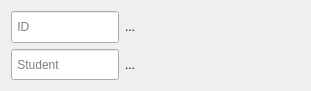
   <widget class="QWidget" name="formLayoutWidget">
    <property name="geometry">
     <rect>
      <x>870</x>
      <y>350</y>
      <width>311</width>
      <height>91</height>
     </rect>
    </property>
    <layout class="QFormLayout" name="layoutSearch">
     <item row="1" column="0">
      <widget class="QLineEdit" name="searchStudent">
       <property name="enabled">
        <bool>true</bool>
       </property>
       <property name="sizePolicy">
        <sizepolicy hsizetype="Expanding" vsizetype="Expanding">
         <horstretch>0</horstretch>
         <verstretch>0</verstretch>
        </sizepolicy>
       </property>
       <property name="placeholderText">
        <string> Student</string>
       </property>
      </widget>
     </item>
     <item row="0" column="0">
      <widget class="QLineEdit" name="searchID">
       <property name="sizePolicy">
        <sizepolicy hsizetype="Expanding" vsizetype="Expanding">
         <horstretch>0</horstretch>
         <verstretch>0</verstretch>
        </sizepolicy>
       </property>
       <property name="placeholderText">
        <string> ID</string>
       </property>
      </widget>
     </item>
     <item row="0" column="1">
      <widget class="QLabel" name="answerID">
       <property name="text">
        <string>...</string>
       </property>
      </widget>
     </item>
     <item row="1" column="1">
      <widget class="QLabel" name="answerStudent">
       <property name="text">
        <string>...</string>
       </property>
      </widget>
     </item>
    </layout>
   </widget>
